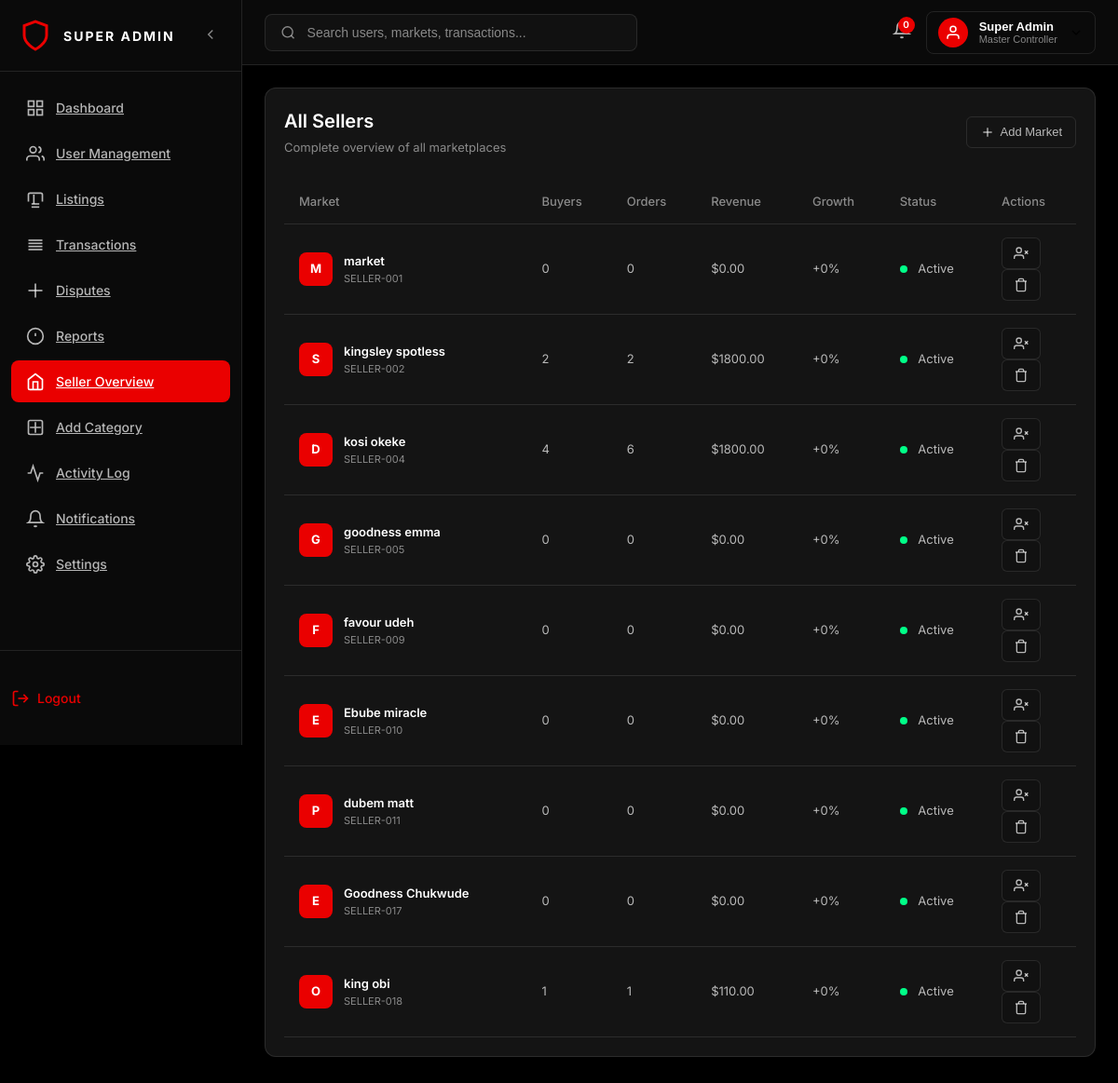
The app's page /markets/ (signed in), older data.
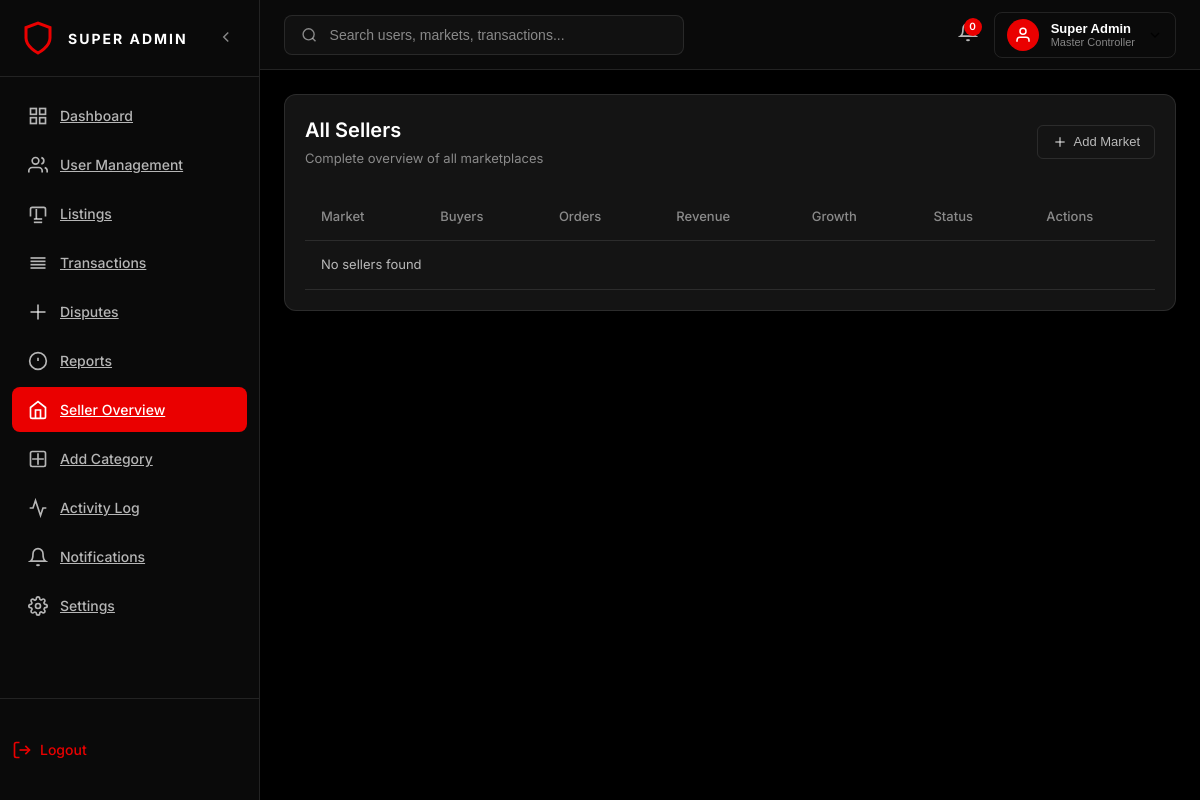
The same page, newer data.
### multi/models.py (models this page shows, shortened)
class User(AbstractUser):
    ROLE_CHOICES = (
        ('buyer', 'Buyer'),
        ('seller', 'Seller'),
        ('both', 'Buyer & Seller'),
    )
    role = models.CharField(
        max_length=10,
        choices=ROLE_CHOICES,
        default='buyer'
    )
    profile_image = models.ImageField(upload_to='profiles/', blank=True, null=True)
    phone = models.CharField(max_length=20, blank=True)
    bio = models.TextField(blank=True)

### multi/views.py (the view)
# urls.py: path('markets/', views.market, name='markets'),
@super_admin_required
def market(request):
    sellers = User.objects.filter(role__in=['seller', 'both'])
    seller_data = []
    for seller in sellers:
        buyers_count = OrderItem.objects.filter(
            seller=seller
        ).values('order__buyer').distinct().count()
        orders_count = OrderItem.objects.filter(seller=seller).count()
        revenue = OrderItem.objects.filter(
            seller=seller
        ).aggregate(total=Sum('price'))['total'] or 0
        seller_data.append({
            'seller': seller,
            'buyers_count': buyers_count,
            'orders_count': orders_count,
            'revenue': revenue,
        })
    return render(request, 'super_admin/markets.html', {
        'seller_data': seller_data
    })

### multi/context_processors.py (called while the page is built, shortened)
def seller_context(request):
    notifications = []
    notification_count = 0
    if request.user.is_authenticated:
        orders = OrderItem.objects.filter(product__seller=request.user)
        for order in orders:
            order.check_expiry()
        if request.user.is_superuser:
            messages = ContactMessage.objects.filter(status='unread').order_by('-created_at')[:5]
            notification_count = messages.count()
        return {
            'pending_orders': orders.filter(status='Pending').count(),
            'dashboard_notifications': notifications,
            'dashboard_notifications_count': notification_count,
        }
    return {
        'pending_orders': 0,
        'dashboard_notifications': [],
        'dashboard_notifications_count': 0,
    }

### multi/utils.py (called while the page is built)
def super_admin_required(view_func):
    @wraps(view_func)
    def _wrapped_view(request, *args, **kwargs):
        if not request.user.is_authenticated or not request.user.is_superuser:
            return redirect('home')  # or login page
        return view_func(request, *args, **kwargs)
    return _wrapped_view

### multi/templates/super_admin/markets.html (shortened to what this page needs)
{% extends 'super_admin/admin_base.html' %}
{% load static %}
{% block markets_active %}active{% endblock %}
{% block content %}
<div class="market-overview full-view">
    <div class="section-header">
        <div>
            <h2>All Sellers</h2>
            <p>Complete overview of all marketplaces</p>
        </div>
        <button class="view-all-btn">
            <svg viewBox="0 0 24 24" fill="none" stroke="currentColor" stroke-width="2" width="16" height="16">
                <line x1="12" y1="5" x2="12" y2="19"/>
                <line x1="5" y1="12" x2="19" y2="12"/>
            </svg>
            Add Market
        </button>
    </div>
    <div class="markets-table-container">
        <table class="markets-table">
            <thead>
                <tr>
                    <th>Market</th>
                    <th>Buyers</th>
                    <th>Orders</th>
                    <th>Revenue</th>
                    <th>Growth</th>
                    <th>Status</th>
                    <th>Actions</th>
                </tr>
            </thead>
            <tbody>
{% for item in seller_data %}
{% with seller=item.seller %}
<tr>
    <td>
        <div class="market-table-info">
            <div class="market-table-icon">
                {{ seller.username|slice:":1"|upper }}
            </div>
            <div>
                <span class="market-table-name">
                    {{ seller.get_full_name|default:seller.username }}
                </span>
                <span class="market-table-id">
                    SELLER-{{ seller.id|stringformat:"03d" }}
                </span>
            </div>
        </div>
    </td>
    <td>{{ item.buyers_count }}</td>
    <td>{{ item.orders_count }}</td>
    <td>${{ item.revenue|floatformat:2 }}</td>
    <td class="positive">+0%</td>
    <td>
        {% if seller.is_active %}
            <span class="status-dot" style="background-color:#00ff88;"></span>
            Active
        {% else %}
            <span class="status-dot" style="background-color:#ff4444;"></span>
            Inactive
        {% endif %}
    </td>
    <td>
    <div class="action-buttons">
<form method="POST" action="{% url 'toggle_user_status' seller.id %}">
    <button class="action-btn warning" title="Toggle Status">
        {% if seller.is_active %}
            <svg viewBox="0 0 24 24" fill="none" stroke="currentColor" stroke-width="2" width="16" height="16">
                <path d="M16 21v-2a4 4 0 0 0-4-4H5a4 4 0 0 0-4 4v2"/>
                <circle cx="8.5" cy="7" r="4"/>
                <line x1="18" y1="8" x2="23" y2="13"/>
                <line x1="23" y1="8" x2="18" y2="13"/>
            </svg>
        {% else %}
            ✅
        {% endif %}
    </button>
</form>
<form method="POST" action="{% url 'delete_user' seller.id %}"
      onsubmit="return confirm('Are you sure you want to delete this user?');">
    <button class="action-btn danger" title="Delete">
        <svg viewBox="0 0 24 24" fill="none" stroke="currentColor" stroke-width="2" width="16" height="16">
            <polyline points="3 6 5 6 21 6"/>
            <path d="M19 6v14a2 2 0 0 1-2 2H7a2 2 0 0 1-2-2V6m3 0V4a2 2 0 0 1 2-2h4a2 2 0 0 1 2 2v2"/>
        </svg>
    </button>
</form>
    </div>
</td>
</tr>
{% endwith %}
{% empty %}
<tr>
    <td colspan="7">No sellers found</td>
</tr>
{% endfor %}
</tbody>
        </table>
    </div>
</div>
{% endblock %}

Row changes from the older to the newer data that the page shows:
no longer on this page (row edited): User: seller.username "M", seller.get_full_name "market", seller.id "001", buyers_count "0", orders_count "0", revenue "0.00", is_active True (drawn)
removed User: seller.username "S", seller.get_full_name "kingsley spotless", seller.id "002", buyers_count "2", orders_count "2", revenue "1800.00", is_active True (drawn)
removed User: seller.username "D", seller.get_full_name "kosi okeke", seller.id "004", buyers_count "4", orders_count "6", revenue "1800.00", is_active True (drawn)
removed User: seller.username "G", seller.get_full_name "goodness emma", seller.id "005", buyers_count "0", orders_count "0", revenue "0.00", is_active True (drawn)
removed User: seller.username "F", seller.get_full_name "favour udeh", seller.id "009", buyers_count "0", orders_count "0", revenue "0.00", is_active True (drawn)
removed User: seller.username "E", seller.get_full_name "Ebube miracle", seller.id "010", buyers_count "0", orders_count "0", revenue "0.00", is_active True (drawn)
removed User: seller.username "P", seller.get_full_name "dubem matt", seller.id "011", buyers_count "0", orders_count "0", revenue "0.00", is_active True (drawn)
removed User: seller.username "E", seller.get_full_name "Goodness Chukwude", seller.id "017", buyers_count "0", orders_count "0", revenue "0.00", is_active True (drawn)
removed User: seller.username "O", seller.get_full_name "king obi", seller.id "018", buyers_count "1", orders_count "1", revenue "110.00", shows "Active"
Text that changed along with them:
text now shown: "No sellers found"
